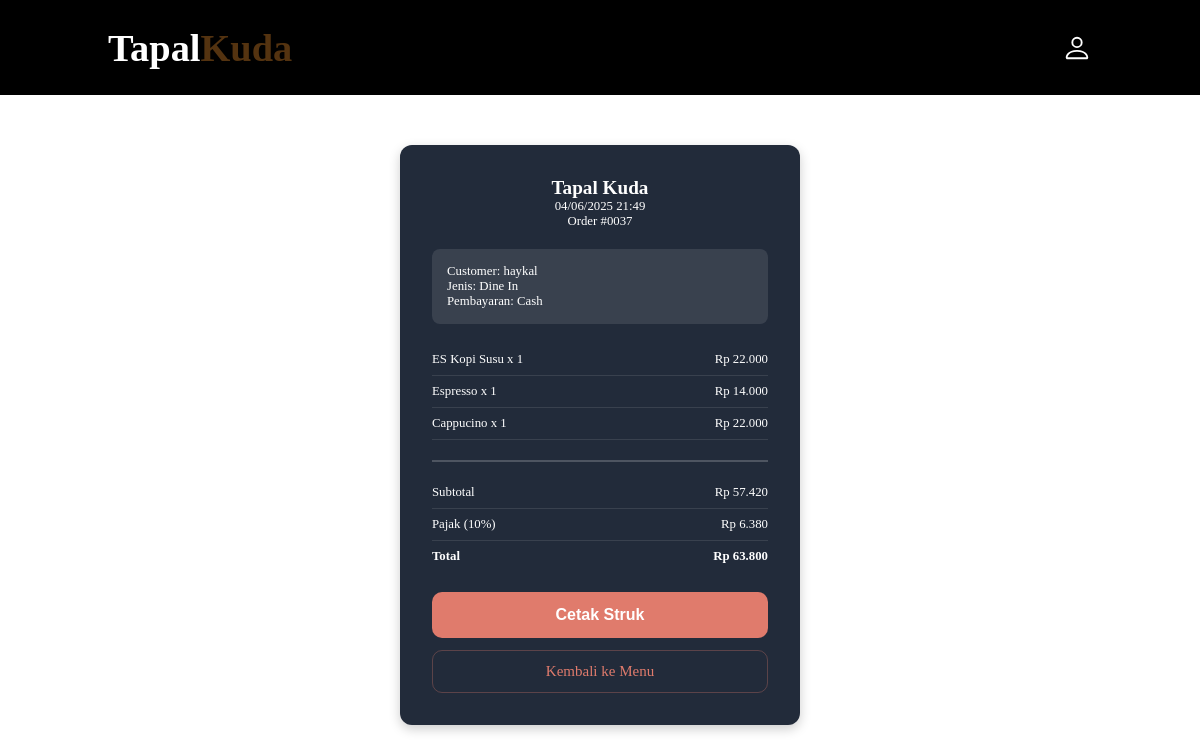
/WEBPRO/pages/menu/struk.php?id=37, run on the app's committed database.
### tables this page shows
CREATE TABLE `detail_pembayaran` (
  `id` int(11) NOT NULL,
  `order_id` int(11) NOT NULL,
  `menu_id` int(11) NOT NULL,
  `quantity` int(11) NOT NULL,
  `price_per_item` decimal(10,2) NOT NULL,
  `subtotal` decimal(10,2) NOT NULL,
  `item_notes` text DEFAULT NULL
);

CREATE TABLE `menu` (
  `id` int(11) NOT NULL,
  `nama` varchar(100) DEFAULT NULL,
  `url_foto` varchar(255) DEFAULT NULL,
  `type` enum('makanan_berat','minuman','cemilan','kopi') DEFAULT NULL,
  `price` decimal(10,2) DEFAULT NULL,
  `quantity` int(11) NOT NULL,
  `deskripsi` text DEFAULT NULL,
  `status` enum('tersedia','habis') NOT NULL,
  `created_at` timestamp NOT NULL DEFAULT current_timestamp(),
  `updated_at` timestamp NOT NULL DEFAULT current_timestamp() ON UPDATE current_timestamp()
);

### WEBPRO/pages/menu/struk.php (the view, shortened to what this page needs)
<?php
include '../../views/header.php';
include '../../koneksi.php';
$order_id = (int) $_GET['id'];
$sql = "SELECT p.*, dp.menu_id, dp.quantity, dp.price_per_item as price, dp.item_notes as notes,
        dp.subtotal, m.nama as menu_name
        FROM pembayaran p
        JOIN detail_pembayaran dp ON p.id = dp.order_id
        JOIN menu m ON dp.menu_id = m.id
        WHERE p.id = ?";
$stmt = $conn->prepare($sql);
$stmt->bind_param("i", $order_id);
$stmt->execute();
$result = $stmt->get_result();
$items = [];
$order = null;
while ($row = $result->fetch_assoc()) {
    if (!$order) {
        $tax = round($row['total_amount'] * 0.10);
        $subtotal = $row['total_amount'] - $tax;
        $order = [
            'id' => $row['id'],
            'customer_name' => $row['customer_name'],
            'order_type' => $row['order_type'] ?? 'dine_in',
            'payment_method' => $row['payment_method'],
            'subtotal' => $subtotal,
            'tax' => $tax,
            'total' => $row['total_amount'],
            'order_date' => $row['order_date']
        ];
    }
    $items[] = [
        'name' => $row['menu_name'],
        'quantity' => $row['quantity'],
        'price' => $row['price'],
        'notes' => $row['notes']
    ];
}
?>
<!DOCTYPE html>
<html lang="en">
<head>
</head>
<body>
    <div class="struk-container">
        <div class="struk-header">
            <h2>Tapal Kuda</h2>
            <p><?php echo date('d/m/Y H:i', strtotime($order['order_date'])); ?></p>
            <p>Order #<?php echo str_pad($order['id'], 4, '0', STR_PAD_LEFT); ?></p>
        </div>
        <div class="struk-info">
            <div>Customer: <?php echo htmlspecialchars($order['customer_name']); ?></div>
            <div>Jenis: <?php echo $order['order_type'] === 'dine_in' ? 'Dine In' : 'Take Away'; ?></div>
            <div>Pembayaran: <?php echo ucfirst($order['payment_method']); ?></div>
        </div>
        <?php foreach ($items as $item): ?>
            <div class="struk-item">
                <div>
                    <?php echo htmlspecialchars($item['name']); ?> x <?php echo $item['quantity']; ?>
                </div>
                <div>Rp <?php echo number_format($item['price'] * $item['quantity'], 0, ',', '.'); ?></div>
            </div>
        <?php endforeach; ?>
        <div class="struk-totals">
            <div class="struk-item">
                <div>Subtotal</div>
                <div>Rp <?php echo number_format($order['subtotal'], 0, ',', '.'); ?></div>
            </div>
            <div class="struk-item">
                <div>Pajak (10%)</div>
                <div>Rp <?php echo number_format($order['tax'], 0, ',', '.'); ?></div>
            </div>
            <div class="struk-item" style="border-bottom: none;">
                <div><strong>Total</strong></div>
                <div><strong>Rp <?php echo number_format($order['total'], 0, ',', '.'); ?></strong></div>
            </div>
        </div>
        <button onclick="window.print()" class="btn-print no-print">Cetak Struk</button>
        <a href="menu.php" class="btn-kembali no-print">Kembali ke Menu</a>
    </div>
</body>
</html>

### WEBPRO/views/header.php (style rules this page uses)
* { margin: 0; padding: 0; box-sizing: border-box; text-decoration: none; border: none; scroll-behavior: smooth; font-family: 0; }
html { font-size: 80%; overflow-x: hidden; }
:root { --bg-color: #080808; --text-color: white; --main-color: #543310; }

### WEBPRO/pages/menu/struk.php (style rules this page uses)
.struk-container { max-width: 400px; margin: 50px auto; padding: 32px; background: #222b3a; border-radius: 12px; color: #fff; box-shadow: 0 4px 12px rgba(0, 0, 0, 0.2); }
.struk-header { text-align: center; margin-bottom: 20px; }
.struk-item { display: flex; justify-content: space-between; padding: 8px 0; border-bottom: 1px solid rgba(255, 255, 255, 0.1); }
.struk-totals { margin-top: 20px; padding-top: 15px; border-top: 2px solid rgba(255, 255, 255, 0.2); }
.struk-info { margin: 20px 0; padding: 15px; background: rgba(255, 255, 255, 0.1); border-radius: 8px; }
.btn-print { width: 100%; background: #e07b6c; padding: 14px 0; border: none; border-radius: 10px; font-weight: 700; color: #fff; font-size: 16px; margin-top: 20px; cursor: pointer; transition: all 0.3s ease; }
.btn-kembali { width: 100%; margin-top: 12px; padding: 12px 0; border: 1px solid rgba(224, 123, 108, 0.3); border-radius: 10px; background: transparent; color: #e07b6c; font-size: 15px; cursor: pointer; transition: all 0.3s ease; text-decoration: none; text-align: center; display: block; }

### data on the page
detail_pembayaran: menu.nama "ES Kopi Susu", quantity "1", $item['price'] * $item['quantity'] "22.000"
detail_pembayaran: menu.nama "Espresso", quantity "1", $item['price'] * $item['quantity'] "14.000"
detail_pembayaran: menu.nama "Cappucino", quantity "1", $item['price'] * $item['quantity'] "22.000"

### other printed values
date('d/m/Y H:i', strtotime($order['order_date'])) "04/06/2025 21:49"
str_pad($order['id'], 4, '0', STR_PAD_LEFT) "0037"
$order['customer_name'] "haykal"
$order['payment_method'] "Cash"
$order['subtotal'] "57.420"
$order['tax'] "6.380"
$order['total'] "63.800"
